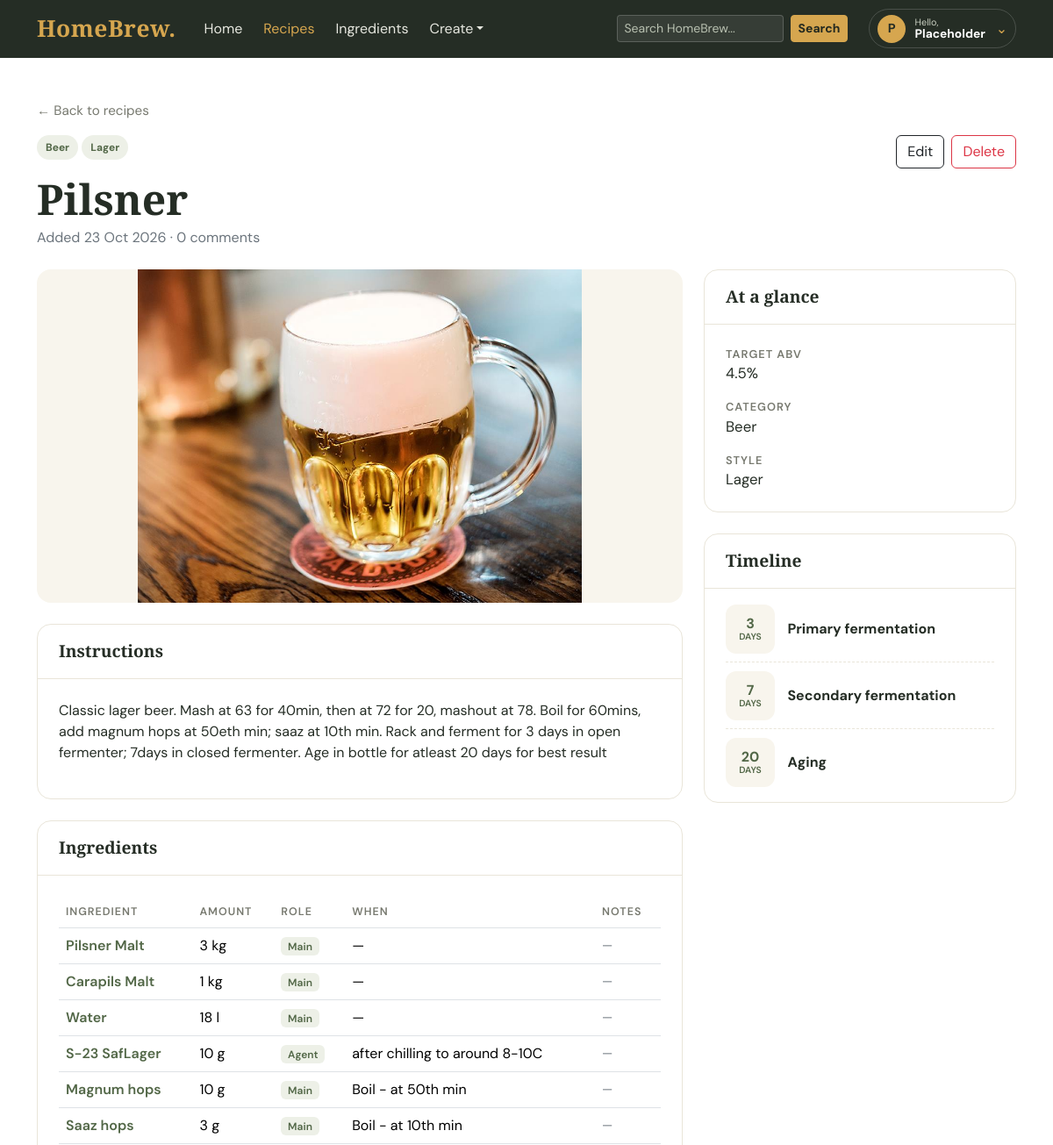
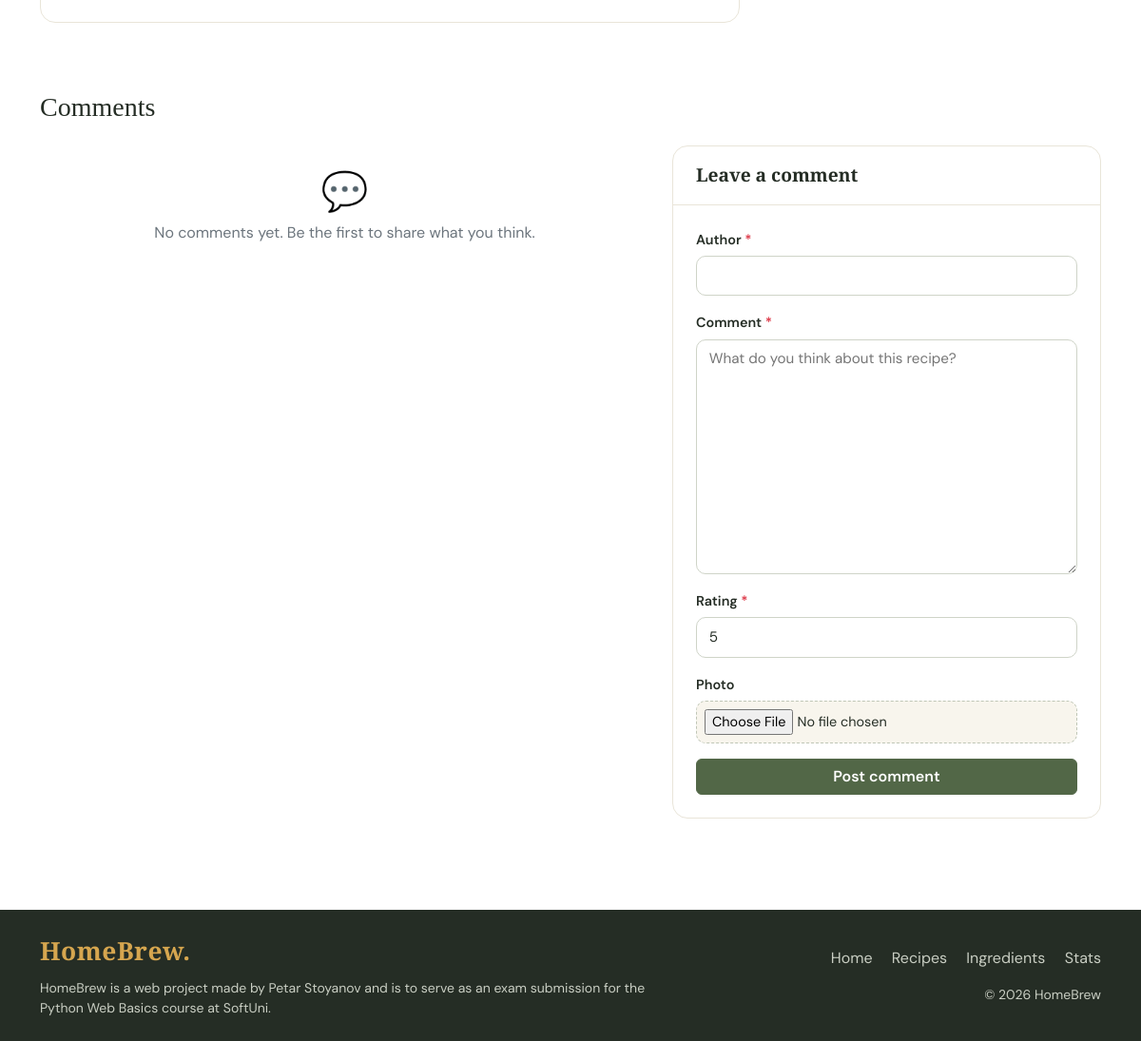
Page /recipes/1/ on the earlier database version (2 pictures, top to bottom).
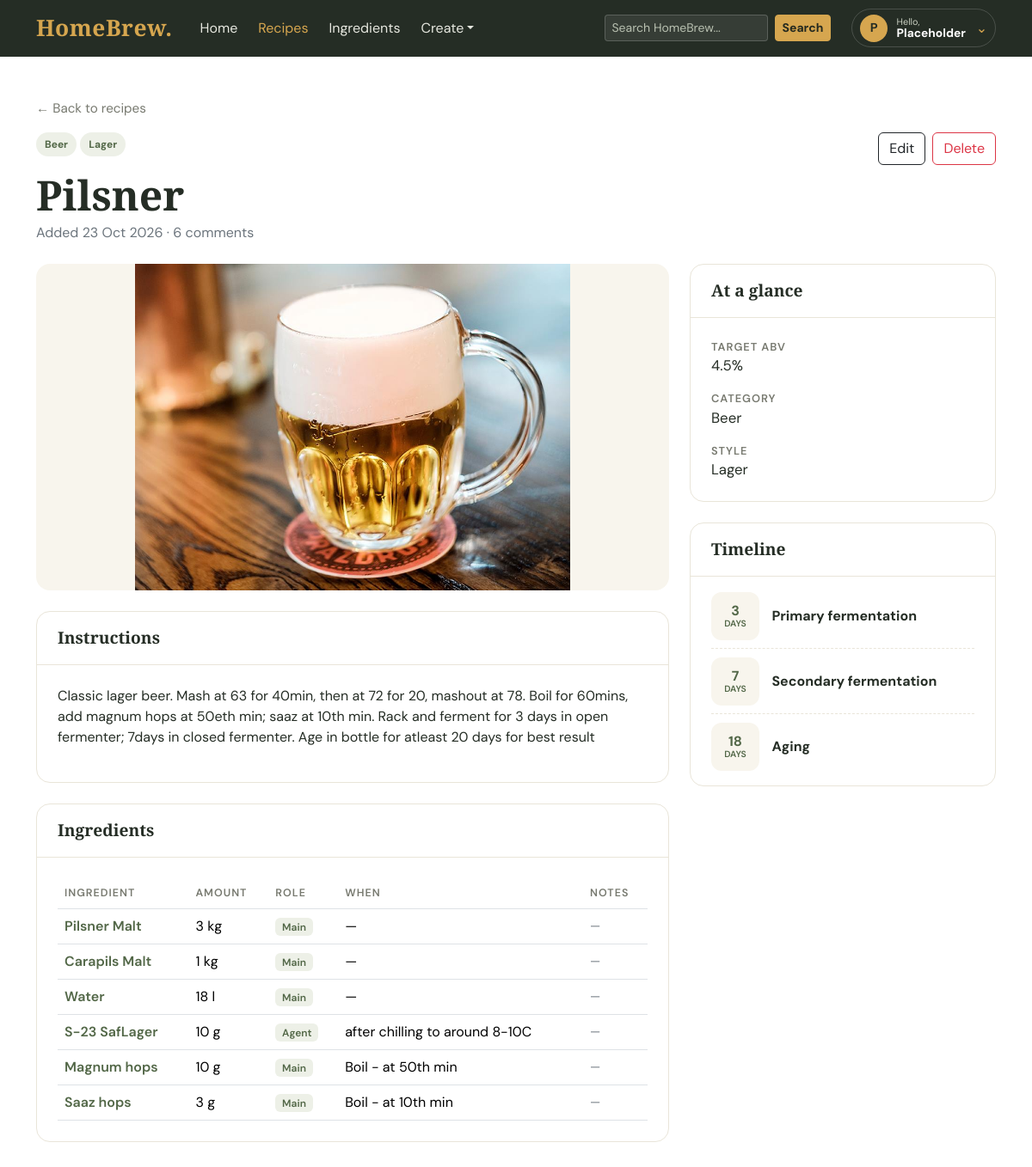
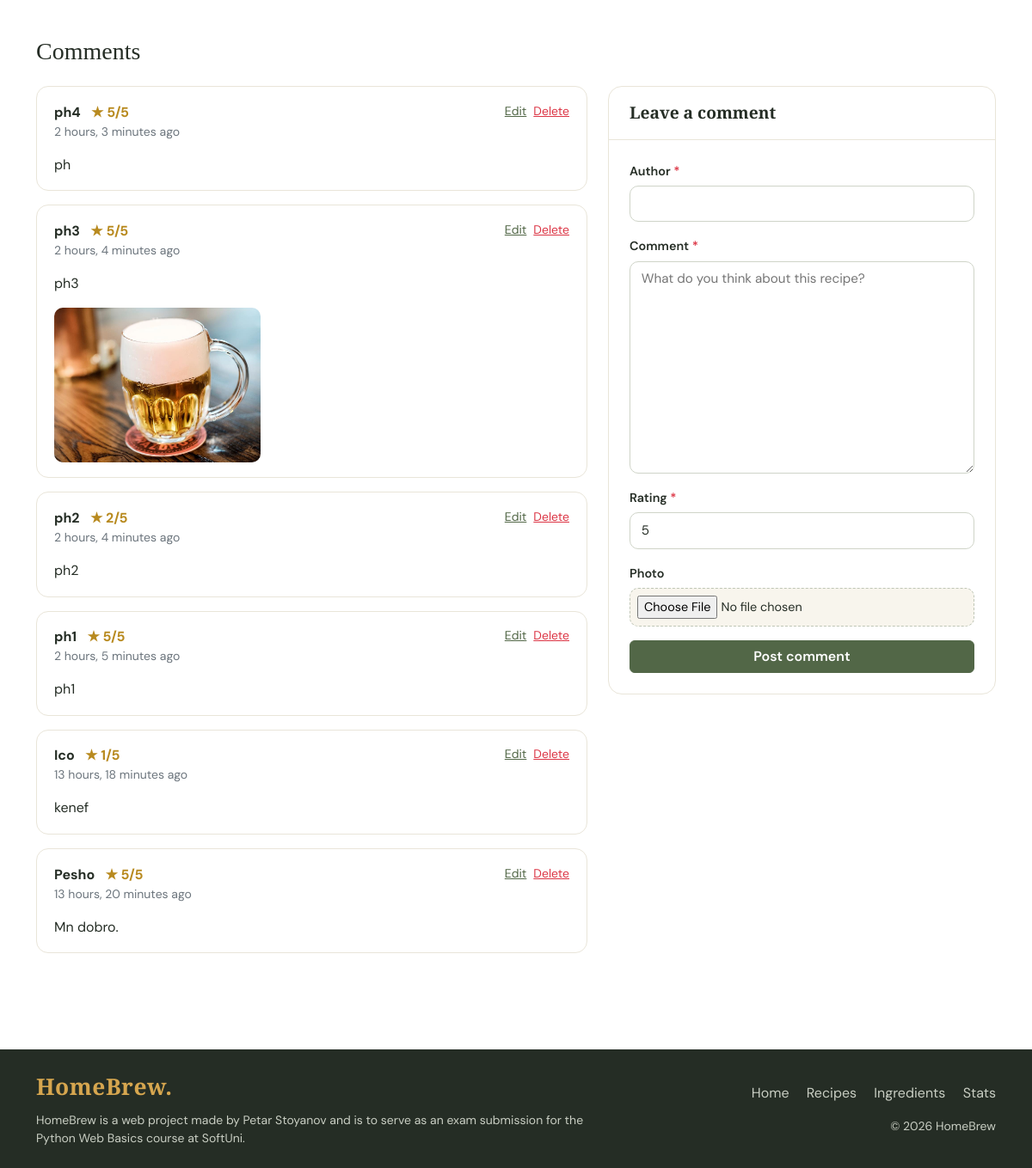
Same page on the later database version (2 pictures, top to bottom).
### recipes/models.py (models this page shows, shortened)
class Recipe(TimestampMixin):
    class CategoryChoices(models.TextChoices):
        BEER = "Beer", "Beer"
        WINE = "Wine", "Wine"
        OTHER = "Other", "Other"
    class StyleChoices(models.TextChoices):
        LAGER = "Lager", "Lager"
        ALE = "Ale", "Ale"
        SOUR = "Sour", "Sour"
        RED = "Red", "Red"
        WHITE = "White", "White"
        ROSE = "Rose", "Rose"
        SPARKLING = "Sparkling", "Sparkling"
        MEAD = "Mead", "Mead"
        CIDER = "Cider", "Cider"
        KOMBUCHA = "Kombucha", "Kombucha"
        GINGER_BEER = "Ginger Beer", "Ginger Beer"
        OTHER = "Other", "Other"
    title = models.CharField(max_length=100)
    category = models.CharField(max_length=5, choices=CategoryChoices.choices)
    style = models.CharField(max_length=15, choices=StyleChoices.choices)
    description = models.TextField(blank=True, null=True)
    photo = models.ImageField(upload_to="recipes/", blank=True, null=True)
    primary_fermentation_days = models.PositiveIntegerField(default=0)
    secondary_fermentation_days = models.PositiveIntegerField(blank=True, null=True)
    aging_days = models.PositiveIntegerField(blank=True, null=True)
    target_abv = models.DecimalField(max_digits=3, decimal_places=1, validators=[validate_positive])
    ingredients = models.ManyToManyField('catalog.Ingredient', through='RecipeIngredient', related_name='recipes')

class RecipeIngredient(models.Model):
    class RoleChoices(models.TextChoices):
        MAIN = "Main", "Main"
        SECONDARY = "Secondary", "Secondary"
        AGENT = "Agent", "Agent"
    class UnitChoices(models.TextChoices):
        GRAMS = "g", "g"
        KILOGRAMS = "kg", "kg"
        LITERS = "l", "l"
        MILLILITERS = "ml", "ml"
    recipe = models.ForeignKey("Recipe", on_delete=models.CASCADE)
    ingredient = models.ForeignKey('catalog.Ingredient', on_delete=models.PROTECT)
    role = models.CharField(max_length=10, choices=RoleChoices.choices)
    quantity = models.DecimalField(max_digits=6, decimal_places=2, validators=[validate_positive])
    unit = models.CharField(max_length=5, choices=UnitChoices.choices)
    stage = models.CharField(max_length=30, blank=True, null=True)
    notes = models.CharField(max_length= 60, blank=True, null=True)

### catalog/models.py (models this page shows, shortened)
class Ingredient(TimestampMixin):
    class CategoryChoices(models.TextChoices):
        BASE = "Base", "Base ingredient"
        FLAVOURING = "Flavouring", "Flavouring"
        FERMENTABLE = "Fermentable", "Fermentable"
        FERMENTATION_AGENT = "Fermentation Agent", "Fermentation agent"
        ADDITIVE = "Additive", "Additive"
        CLARIFYING_AGENT = "Clarifying Agent", "Clarifying agent"
    name = models.CharField(max_length=50)
    categories = models.JSONField(default=list)
    description = models.TextField(blank=True, null=True)

### common/models.py (models this page shows)
class RecipeComment(TimestampMixin):
    recipe = models.ForeignKey("recipes.Recipe", on_delete=models.CASCADE, related_name="comments")
    author = models.CharField(max_length=100)
    comment = models.TextField()
    rating = models.PositiveIntegerField(validators=[MaxValueValidator(5), MinValueValidator(1)], default=5)
    photo = models.ImageField(upload_to="comments/", blank=True, null=True)
    class Meta:
        ordering = ['-created_at']

### recipes/views.py (the view, shortened to what this page needs)
# urls.py: path('', RecipeDetailView.as_view(), name='recipe-details'),
class RecipeDetailView(DetailView):
    model = Recipe
    template_name = 'recipes/recipe-details.html'
    context_object_name = 'recipe'
    def get_queryset(self):
        return Recipe.objects.filter(pk=self.kwargs['pk']).prefetch_related('comments')
    def get_context_data(self, **kwargs):
        context = super().get_context_data(**kwargs)
        if 'comment_form' not in context:
            context['comment_form'] = CommentForm()
        return context

### templates/recipes/recipe-details.html (shortened to what this page needs)
{% extends 'base.html' %}
{% block content %}
<div class="container py-5">
    <a href="{% url 'recipes:recipe-list' %}" class="back-link">&larr; Back to recipes</a>
    <div class="d-flex flex-column flex-md-row justify-content-between align-items-md-start gap-3 mt-3 mb-4">
        <div>
            <span class="recipe-tag">{{ recipe.category }}</span>
            <span class="recipe-tag">{{ recipe.style }}</span>
            <h1 class="display-5 fw-bold mt-3 mb-1">{{ recipe.title }}</h1>
            <p class="text-secondary mb-0">
                Added {{ recipe.created_at|date:"d M Y" }}
                &middot; {{ recipe.comments.all|length }} comment{{ recipe.comments.all|length|pluralize }}
            </p>
        </div>
        <div class="d-flex gap-2">
            <a href="{% url 'recipes:recipe-edit' recipe.pk %}" class="btn btn-outline-dark">Edit</a>
            <a href="{% url 'recipes:recipe-delete' recipe.pk %}" class="btn btn-outline-danger">Delete</a>
        </div>
    </div>
    <div class="row g-4">
        <div class="col-lg-8">
            {% if recipe.photo %}
                <img src="{{ recipe.photo.url }}" alt="{{ recipe.title }}" class="detail-photo mb-4">
            {% endif %}
            <div class="hb-panel mb-4">
                <div class="hb-panel-header">Instructions</div>
                <div class="hb-panel-body">
                    {% if recipe.description %}
                        {{ recipe.description|linebreaks }}
                    {% else %}
                        <p class="text-secondary mb-0">No instructions have been added yet.</p>
                    {% endif %}
                </div>
            </div>
            <div class="hb-panel mb-4">
                <div class="hb-panel-header">Ingredients</div>
                <div class="hb-panel-body">
                    {% if recipe.recipeingredient_set.all %}
                        <div class="table-responsive">
                            <table class="table ingredient-table align-middle mb-0">
                                <thead>
                                <tr>
                                    <th>Ingredient</th>
                                    <th>Amount</th>
                                    <th>Role</th>
                                    <th>When</th>
                                    <th>Notes</th>
                                </tr>
                                </thead>
                                <tbody>
                                {% for item in recipe.recipeingredient_set.all %}
                                    <tr>
                                        <td class="fw-semibold">
                                            <a href="{% url 'catalog:ingredient-details' item.ingredient.pk %}"
                                               class="text-decoration-none">{{ item.ingredient.name }}</a>
                                        </td>
                                        <td>{{ item.quantity|floatformat:"-2" }} {{ item.unit }}</td>
                                        <td><span class="badge role-badge">{{ item.role }}</span></td>
                                        <td>{{ item.stage|default:"—" }}</td>
                                        <td class="text-secondary small">{{ item.notes|default:"—" }}</td>
                                    </tr>
                                {% endfor %}
                                </tbody>
                            </table>
                        </div>
                    {% else %}
                        <p class="text-secondary mb-0">
                            No ingredients listed yet.
                            <a href="{% url 'recipes:recipe-edit' recipe.pk %}">Add some</a>.
                        </p>
                    {% endif %}
                </div>
            </div>
        </div>
        <div class="col-lg-4">
            <div class="hb-panel mb-4">
                <div class="hb-panel-header">At a glance</div>
                <div class="hb-panel-body">
                    <dl class="fact-list mb-0">
                        <dt>Target ABV</dt>
                        <dd>{{ recipe.target_abv }}%</dd>
                        <dt>Category</dt>
                        <dd>{{ recipe.category }}</dd>
                        <dt>Style</dt>
                        <dd class="mb-0">{{ recipe.style }}</dd>
                    </dl>
                </div>
            </div>
            <div class="hb-panel mb-4">
                <div class="hb-panel-header">Timeline</div>
                <div class="hb-panel-body py-2">
                    <div class="stage-step">
                        <div class="stage-days">{{ recipe.primary_fermentation_days }}<small>day{{ recipe.primary_fermentation_days|pluralize }}</small></div>
                        <div><strong>Primary fermentation</strong></div>
                    </div>
                    {% if recipe.secondary_fermentation_days %}
                        <div class="stage-step">
                            <div class="stage-days">{{ recipe.secondary_fermentation_days }}<small>day{{ recipe.secondary_fermentation_days|pluralize }}</small></div>
                            <div><strong>Secondary fermentation</strong></div>
                        </div>
                    {% endif %}
                    {% if recipe.aging_days %}
                        <div class="stage-step">
                            <div class="stage-days">{{ recipe.aging_days }}<small>day{{ recipe.aging_days|pluralize }}</small></div>
                            <div><strong>Aging</strong></div>
                        </div>
                    {% endif %}
                </div>
            </div>
        </div>
    </div>
    <section class="mt-5" id="comments">
        <h2 class="h3 mb-4">Comments</h2>
        <div class="row g-4">
            <div class="col-lg-7">
                {% for comment in recipe.comments.all %}
                    <div class="comment-card mb-3">
                        <div class="d-flex justify-content-between align-items-start gap-2">
                            <div>
                                <strong>{{ comment.author }}</strong>
                                <span class="rating ms-2">★ {{ comment.rating }}/5</span>
                                <div class="small text-secondary">
                                    {{ comment.created_at|timesince }} ago
                                </div>
                            </div>
                            <div class="d-flex gap-2 small">
                                <a href="{% url 'recipes:recipe-comment-edit' recipe.pk comment.pk %}">Edit</a>
                                <a href="{% url 'recipes:recipe-comment-delete' recipe.pk comment.pk %}"
                                   class="text-danger">Delete</a>
                            </div>
                        </div>
                        <p class="mt-3 mb-0">{{ comment.comment|linebreaksbr }}</p>
                        {% if comment.photo %}
                            <img src="{{ comment.photo.url }}" alt="Photo from {{ comment.author }}"
                                 class="comment-photo mt-3">
                        {% endif %}
                    </div>
                {% empty %}
                    <div class="text-center text-secondary py-4">
                        <div class="display-6 mb-2">💬</div>
                        No comments yet. Be the first to share what you think.
                    </div>
                {% endfor %}
            </div>
            <div class="col-lg-5">
                <form method="post" enctype="multipart/form-data"
                      action="{% url 'recipes:recipe-details' recipe.pk %}"
                      class="hb-form hb-panel">
                    <div class="hb-panel-header">Leave a comment</div>
                    <div class="hb-panel-body">
                        {% include 'partials/_form_fields.html' with form=comment_form %}
                        <button type="submit" class="btn btn-brew-green w-100">Post comment</button>
                    </div>
                </form>
            </div>
        </div>
    </section>
</div>
{% endblock %}

Differences in the rows shown:
changed Recipe "Pilsner": comments.all|length "0" → "6"; aging_days "20" → "18"
added RecipeComment: author "ph4", rating "5", created_at "2 hours, 3 minutes", comment "ph"
added RecipeComment: author "ph3", rating "5", created_at "2 hours, 4 minutes", comment "ph3", photo (picture)
added RecipeComment: author "ph2", rating "2", created_at "2 hours, 4 minutes", comment "ph2"
added RecipeComment: author "ph1", rating "5", created_at "2 hours, 5 minutes", comment "ph1"
added RecipeComment: author "Ico", rating "1", created_at "13 hours, 18 minutes", comment "kenef"
added RecipeComment: author "Pesho", rating "5", created_at "13 hours, 20 minutes", comment "Mn dobro."
Other differences:
text no longer shown: "💬 No comments yet. Be the first to share what you think."
